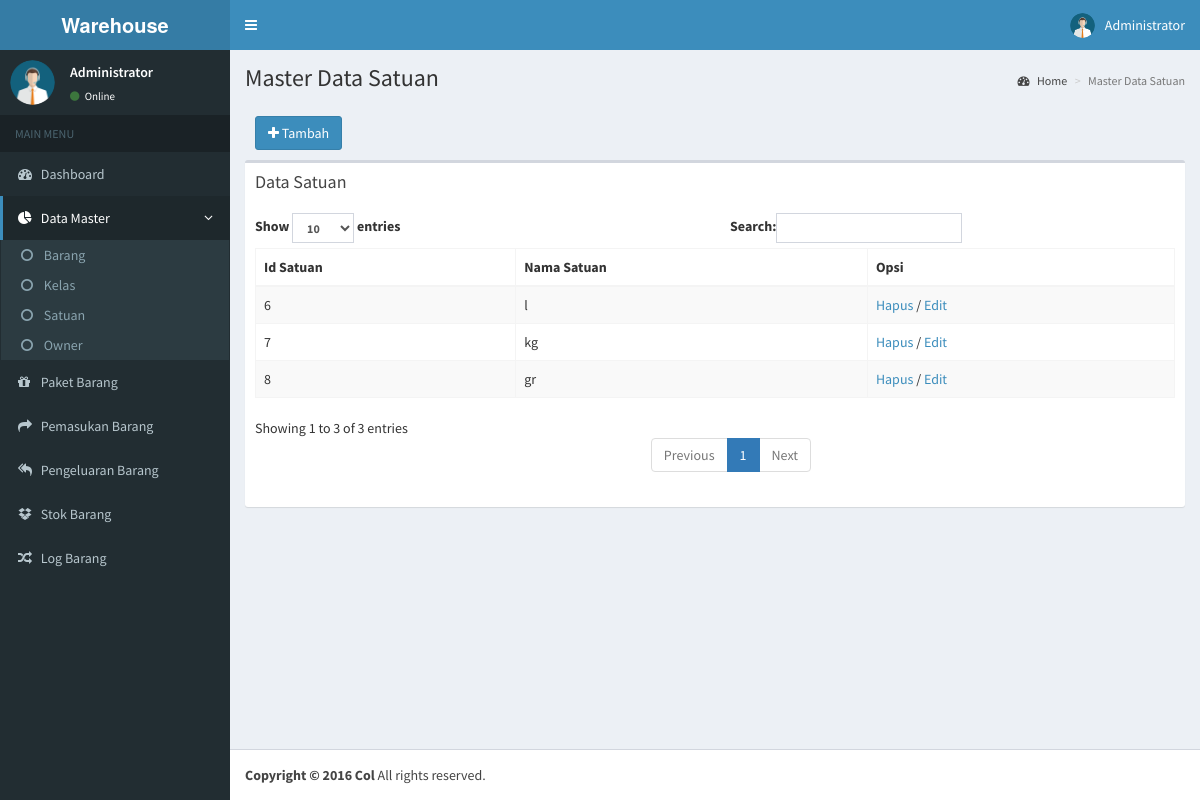
Screenshot of /admin-m-satuan.php (signed in) with the database file from the repository.
### tables this page shows
CREATE TABLE IF NOT EXISTS `m_satuan` (
`id_satuan` int(11) NOT NULL,
  `nama_satuan` varchar(4) NOT NULL
);

### admin-m-satuan.php (the view, shortened to what this page needs)
<?php require "head.php" ?>
<?php require "nav.php" ?>
  <div class="content-wrapper">
    <section class="content-header">
      <h1>
        Master Data Satuan
      </h1>
      <ol class="breadcrumb">
        <li><a href="#"><i class="fa fa-dashboard"></i> Home</a></li>
        <li class="active">Master Data Satuan</li>
      </ol>
    </section>
    <section class="content">
      <div class="row">
        <div class="col-xs-12">
          <div class="box-header">
                <a href="admin-m-satuan-tambah.php" ><button type="submit" name="tambah" class="btn btn-primary"><i class="fa fa-plus"></i> Tambah</button> </a>
              </div>
          <div class="box">
            <div class="box-header">
              <h3 class="box-title">Data Satuan</h3>
            </div>
            <div class="box-body">
              <table id="example1" class="table table-bordered table-striped">
                <thead>
                <tr>
                  <th>Id Satuan</th>
                  <th>Nama Satuan</th>
                  <th>Opsi</th>
                </tr>
                </thead>
                <tbody>
                <?php
                $query = mysql_query("SELECT * FROM m_satuan ORDER BY id_satuan DESC") or die(mysql_error());
                if(mysql_num_rows($query) == 0){
                } else{
                  while($data = mysql_fetch_assoc($query)){
                    echo '<tr>';
                      echo '<td>'.$data['id_satuan'].'</td>';
                      echo '<td>'.$data['nama_satuan'].'</td>';
                      echo '<td><a href="admin-m-satuan-del.php?id_satuan='.$data['id_satuan'].'" onclick="return confirm(\'Yakin?\')">Hapus</a> / <a href="admin-m-satuan-edit.php?id_satuan='.$data['id_satuan'].'">Edit</a></td>';
                    echo '</tr>';
                  }
                }
                ?>
                </tbody>
              </table>
            </div>
          </div>
        </div>
      </div>
    </section>
  </div>
 <?php require "footer.php" ?>
</body>
</html>

### rows the page displays
m_satuan: id_satuan "8", nama_satuan "gr"
m_satuan: id_satuan "7", nama_satuan "kg"
m_satuan: id_satuan "6", nama_satuan "l"

### other values shown
$fullname "Administrator"
